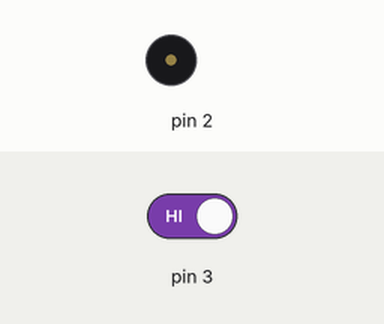
A sketch run on a simulated Arduino Uno, built with avr-gcc and run on an emulated ATmega328P. Parts: buzzer (waves = sounding). The test bench sets the inputs (shaded band); at power-on: pin 3 HIGH.

Above: at 1.2 s.
1.3 s: pin 3 driven LOW
At 1.6 s:
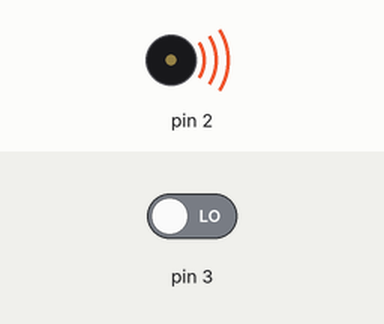
2.8 s: pin 3 driven HIGH
Timing chart, 0 to 5.8 s (numbered marks = the images above; inputs shaded):
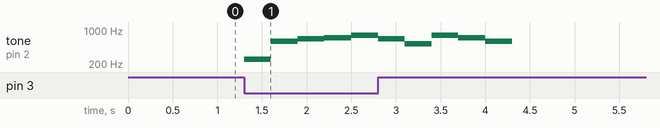

The sketch:

buzzer.ino
```cpp
/*
 * Generated using BlocklyDuino:
 *
 * https://github.com/MediaTek-Labs/BlocklyDuino-for-LinkIt
 *
 * Date: Mon, 12 Nov 2018 03:15:32 GMT
 */


void setup()
{
  pinMode(2, OUTPUT);
  digitalWrite(2, LOW);
  pinMode(3, INPUT);
}


void loop()
{
  if (digitalRead(3) == false) {
    for (int count = 0; count < 1; count++) {
      tone(2, 253, 300);
      delay(300);
      tone(2, 588, 300);
      delay(300);
      tone(2, 660, 300);
      delay(300);
      tone(2, 698, 300);
      delay(300);
      tone(2, 784, 300);
      delay(300);
      tone(2, 660, 300);
      delay(300);
      tone(2, 523, 300);
      delay(300);
      tone(2, 784, 300);
      delay(300);
      tone(2, 698, 300);
      delay(300);
      tone(2, 588, 300);
      delay(300);
    }

  } else {
    digitalWrite(2, LOW);

  }
}
```

Measured:
- after the input at 1.3 s, tone on pin 2: plays 253 Hz for 0.30 s, 588 Hz for 0.30 s, 660 Hz for 0.30 s, 698 Hz for 0.30 s, 784 Hz for 0.30 s, starting at once
